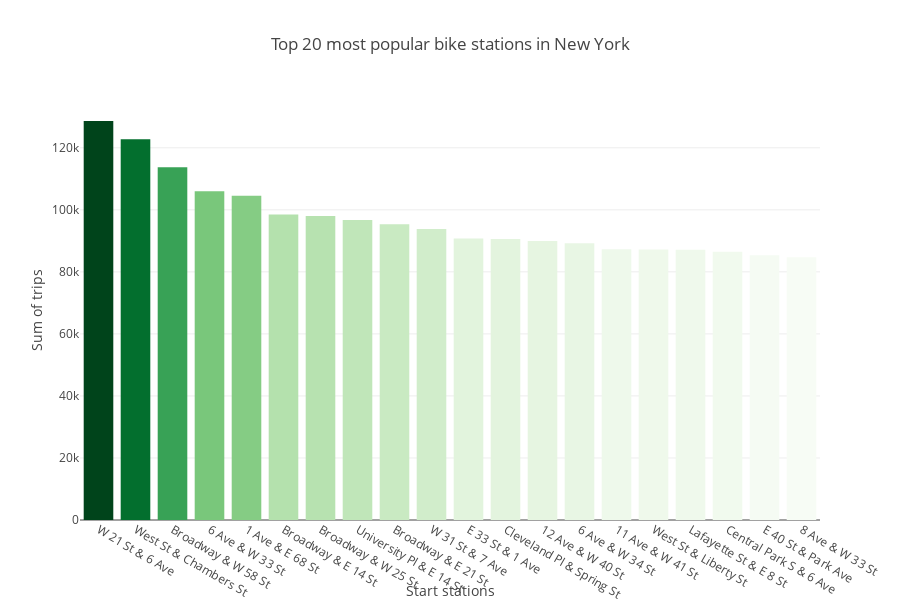

This figure's notebook cell:
### Code cell
# Bar chart
# Update the Plotly chart layout with titles and custom dimensions

fig.update_layout(
    title = 'Top 20 most popular bike stations in New York',
    xaxis_title = 'Start stations',
    yaxis_title ='Sum of trips',
    width = 900, height = 600)

### Figure 1 — Plotly figure (JSON) as saved in the notebook; plotly's stock layout.template omitted (floating-point values rounded to 4 significant figures)
{"data": [{"marker": {"color": [128642, 122742, 113770, 105995, 104555, 98492, 98052, 96756, 95376, 93854, 90741, 90586, 89977, 89251, 87303, 87232, 87166, 86500, 85329, 84686], "colorscale": [[0, "rgb(247,252,245)"], [0.125, "rgb(229,245,224)"], [0.25, "rgb(199,233,192)"], [0.375, "rgb(161,217,155)"], [0.5, "rgb(116,196,118)"], [0.625, "rgb(65,171,93)"], [0.75, "rgb(35,139,69)"], [0.875, "rgb(0,109,44)"], [1, "rgb(0,68,27)"]]}, "type": "bar", "x": ["W 21 St & 6 Ave", "West St & Chambers St", "Broadway & W 58 St", "6 Ave & W 33 St", "1 Ave & E 68 St", "Broadway & E 14 St", "Broadway & W 25 St", "University Pl & E 14 St", "Broadway & E 21 St", "W 31 St & 7 Ave", "E 33 St & 1 Ave", "Cleveland Pl & Spring St", "12 Ave & W 40 St", "6 Ave & W 34 St", "11 Ave & W 41 St", "West St & Liberty St", "Lafayette St & E 8 St", "Central Park S & 6 Ave", "E 40 St & Park Ave", "8 Ave & W 33 St"], "y": [128642, 122742, 113770, 105995, 104555, 98492, 98052, 96756, 95376, 93854, 90741, 90586, 89977, 89251, 87303, 87232, 87166, 86500, 85329, 84686]}], "layout": {"height": 600, "title": {"text": "Top 20 most popular bike stations in New York"}, "width": 900, "xaxis": {"title": {"text": "Start stations"}}, "yaxis": {"title": {"text": "Sum of trips"}}}}
